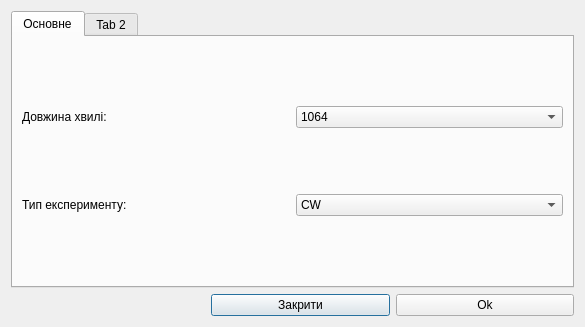
<?xml version="1.0" encoding="UTF-8"?>
<ui version="4.0">
 <class>Dialog</class>
 <widget class="QDialog" name="Dialog">
  <property name="geometry">
   <rect>
    <x>0</x>
    <y>0</y>
    <width>585</width>
    <height>327</height>
   </rect>
  </property>
  <property name="windowTitle">
   <string>Dialog</string>
  </property>
  <layout class="QVBoxLayout" name="verticalLayout">
   <item>
    <widget class="QTabWidget" name="tabWidget">
     <property name="currentIndex">
      <number>0</number>
     </property>
     <widget class="QWidget" name="main">
      <attribute name="title">
       <string>Основне</string>
      </attribute>
      <layout class="QVBoxLayout" name="verticalLayout_2">
       <item>
        <layout class="QHBoxLayout" name="horizontalLayout_2">
         <item>
          <widget class="QLabel" name="label_32">
           <property name="text">
            <string>Довжина хвилі: </string>
           </property>
          </widget>
         </item>
         <item>
          <widget class="QComboBox" name="length">
           <item>
            <property name="text">
             <string>1064</string>
            </property>
           </item>
           <item>
            <property name="text">
             <string>532</string>
            </property>
           </item>
           <item>
            <property name="text">
             <string>633</string>
            </property>
           </item>
          </widget>
         </item>
        </layout>
       </item>
       <item>
        <layout class="QHBoxLayout" name="horizontalLayout_4">
         <item>
          <widget class="QLabel" name="label_6">
           <property name="text">
            <string>Тип експерименту:</string>
           </property>
          </widget>
         </item>
         <item>
          <widget class="QComboBox" name="typeexp">
           <item>
            <property name="text">
             <string>CW</string>
            </property>
           </item>
           <item>
            <property name="text">
             <string>PICO</string>
            </property>
           </item>
          </widget>
         </item>
        </layout>
       </item>
      </layout>
     </widget>
     <widget class="QWidget" name="tab_2">
      <attribute name="title">
       <string>Tab 2</string>
      </attribute>
     </widget>
    </widget>
   </item>
   <item>
    <layout class="QHBoxLayout" name="horizontalLayout">
     <property name="leftMargin">
      <number>200</number>
     </property>
     <item>
      <widget class="QPushButton" name="Close">
       <property name="text">
        <string>Закрити</string>
       </property>
      </widget>
     </item>
     <item>
      <widget class="QPushButton" name="Ok">
       <property name="text">
        <string>Ok</string>
       </property>
      </widget>
     </item>
    </layout>
   </item>
  </layout>
 </widget>
 <resources/>
 <connections/>
</ui>
